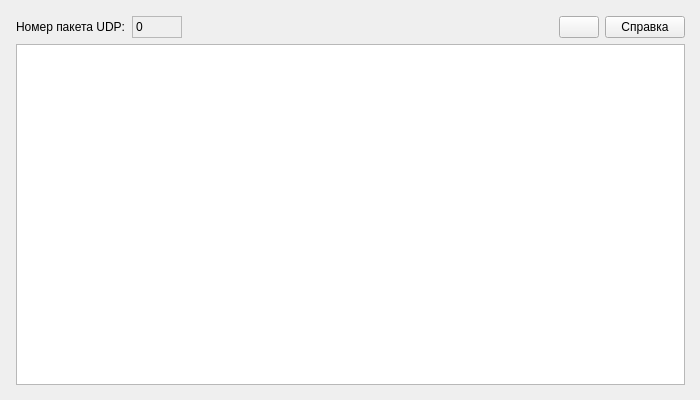
<?xml version="1.0" encoding="UTF-8"?>
<ui version="4.0">
 <class>Widget</class>
 <widget class="QWidget" name="Widget">
  <property name="geometry">
   <rect>
    <x>0</x>
    <y>0</y>
    <width>700</width>
    <height>400</height>
   </rect>
  </property>
  <property name="windowTitle">
   <string>Widget</string>
  </property>
  <widget class="QWidget" name="gridLayoutWidget">
   <property name="geometry">
    <rect>
     <x>10</x>
     <y>10</y>
     <width>681</width>
     <height>381</height>
    </rect>
   </property>
   <layout class="QGridLayout" name="gridLayout">
    <property name="leftMargin">
     <number>6</number>
    </property>
    <property name="topMargin">
     <number>6</number>
    </property>
    <property name="rightMargin">
     <number>6</number>
    </property>
    <property name="bottomMargin">
     <number>6</number>
    </property>
    <item row="0" column="2">
     <spacer name="horizontalSpacer">
      <property name="orientation">
       <enum>Qt::Horizontal</enum>
      </property>
      <property name="sizeHint" stdset="0">
       <size>
        <width>40</width>
        <height>20</height>
       </size>
      </property>
     </spacer>
    </item>
    <item row="0" column="4">
     <widget class="QPushButton" name="pBtnInfo">
      <property name="text">
       <string>Справка</string>
      </property>
     </widget>
    </item>
    <item row="0" column="1">
     <widget class="QLabel" name="lblCounter">
      <property name="minimumSize">
       <size>
        <width>50</width>
        <height>0</height>
       </size>
      </property>
      <property name="frameShape">
       <enum>QFrame::StyledPanel</enum>
      </property>
      <property name="text">
       <string>0</string>
      </property>
     </widget>
    </item>
    <item row="0" column="0">
     <widget class="QLabel" name="lblInfo">
      <property name="text">
       <string>Номер пакета UDP:</string>
      </property>
     </widget>
    </item>
    <item row="1" column="0" colspan="5">
     <widget class="QTableWidget" name="tblWidget">
      <property name="minimumSize">
       <size>
        <width>400</width>
        <height>200</height>
       </size>
      </property>
     </widget>
    </item>
    <item row="0" column="3">
     <widget class="QPushButton" name="pbtnOpen">
      <property name="text">
       <string/>
      </property>
      <property name="icon">
       <iconset theme="fileopen">
        <normaloff>.</normaloff>.</iconset>
      </property>
     </widget>
    </item>
   </layout>
  </widget>
 </widget>
 <resources/>
 <connections/>
</ui>
